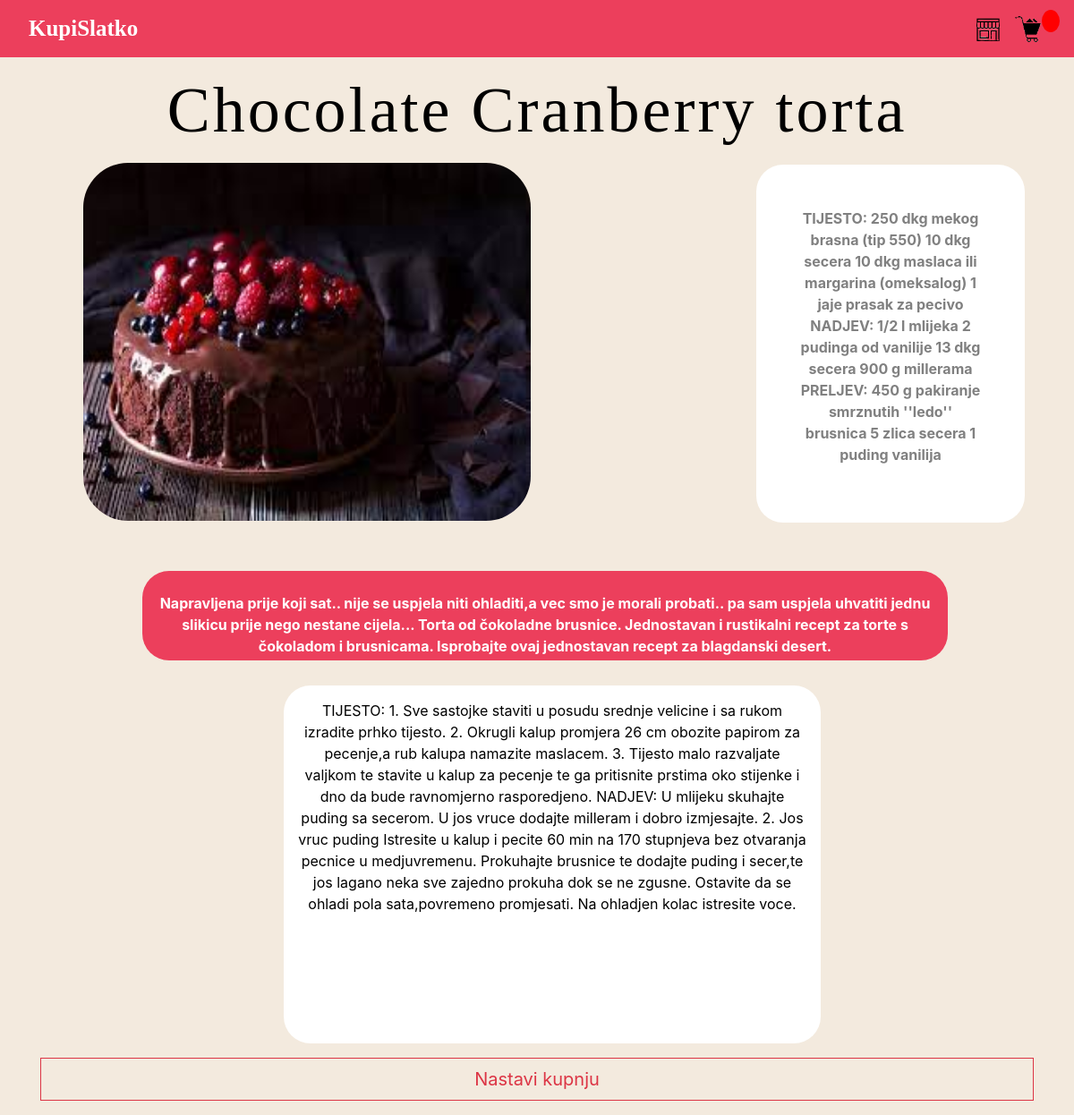
/vise/16, run on the app's committed database.
### aplikacija/models.py (models this page shows, shortened)
class Product(models.Model):
    name = models.CharField(max_length=50, null= True)
    price = models.FloatField()
    content = models.TextField(default= 0)
    priprema = models.TextField(default= 0)
    sastojci = models.TextField(default= 0)
    image = models.ImageField(null= True, blank= True)

### aplikacija/views.py (the view)
# urls.py: path("vise/<pk>", views.vise, name="vise"),
def vise(request,pk):
    product = Product.objects.get(pk=pk)
    return render(request, "aplikacija/vise.html", {"product":product})

### aplikacija/templates/aplikacija/vise.html (shortened to what this page needs)
{% extends 'aplikacija/index.html' %}
{% load static %}
{% block content %}
<div class = "container">
<h1 class = "naslov">{{product.name}}</h1>
<section >
    <img class="recept-slika" src="{{product.image.url}}" alt="">
</section>
<div class = "sastojci">{{product.sastojci}}</div>
<br>
<div class = "zanimljivosti">{{product.content}}</div>
<div class = "priprema">{{product.priprema}}</div>
<a class = "btn btn-outline-danger btn-lg btn-block nastavi" href="{% url 'trgovina' %}"> Nastavi kupnju</a>
</div>
{% endblock content %}

### static/css/main.css (style rules this page uses)
body { background-color: hsl(0, 0%, 98%); }
h1,h2,h3,h4,h5,h6 { color:hsl(0, 0%, 30%); }
.btn { border-radius: 0; }
body { background-color: rgb(243, 234, 222); }
* { box-sizing:border-box; }
body { filter: progid:DXImageTransform.Microsoft.gradient( startColorstr='#ffffff', endColorstr='#e1e8ed',GradientType=0 ); height: 100%; margin: 0; background-repeat: no-repeat; background-attachment: fixed; }
h1 { font-family: 'Kaushan Script', cursive; font-size:4em; letter-spacing:3px; color:#ec3f5c ; margin:0; margin-bottom:20px; }
@media (min-width:360px) { h1 { font-size:4.5em; } }
.sastojci { background-color: white; float: right; color:black; padding: 0.5rem 1rem; border-radius: 10px; font-weight: bold; }
.sastojci { background-color: white; float: right; color:gray; padding: 0.5rem 1rem; border-radius: 30px; font-weight: bold; width: 300px; height: 400px; text-align: center; position: absolute; top: 80px; margin-left: 50rem; padding: 3rem; margin-top: 6.5rem; }
.zanimljivosti { background-color: #ec3f5c; color: white; float: right; padding: 1.5rem 1rem; font-weight: bold; border-radius: 30px; margin-top: 2rem; width: 900px; height: 100px; text-align: center; margin-right: 6rem; }
.priprema { background-color: white; padding: 0.5rem 1rem; text-align: center; color:black; padding: 1rem 1rem; border-radius: 30px; margin-top: 2rem; width: 600px; height: 400px; margin-bottom: 1rem; margin-top: 10rem; margin-left: 17rem; box-shadow: #aaa 2cm; }
.recept-slika { width: 500px; height: 400px; border-radius: 50px; margin-left: 3rem; }
.naslov { font-family: Copperplate, Papyrus, fantasy, bold; text-align: center; margin-bottom: 1rem; margin-top: 1rem; color: black; }
.nastavi { margin-bottom: 1rem; }

### data on the page
Product: name "Chocolate Cranberry torta", image (picture), sastojci "TIJESTO: 250 dkg mekog brasna (tip 550) 10 dkg secera 10 dkg maslaca ili margarina (omeksalog) 1 jaje prasak za pecivo NADJEV: 1/2 l mlijeka 2 pudinga od vanilije 13 dkg secera 900 g millerama PRELJEV: 450 g pakiranje smrznutih ''ledo'' brusnica 5 zlica secera 1 puding vanilija", content "Napravljena prije koji sat.. nije se uspjela niti ohladiti,a vec smo je morali probati.. pa sam uspjela uhvatiti jednu slikicu prije nego nestane cijela... Torta od čokoladne brusnice. Jednostavan i rustikalni recept za torte s čokoladom i brusnicama. Isprobajte ovaj jednostavan recept za blagdanski desert.", priprema "TIJESTO: 1. Sve sastojke staviti u posudu srednje velicine i sa rukom izradite prhko tijesto. 2. Okrugli kalup promjera 26 cm obozite papirom za pecenje,a rub kalupa namazite maslacem. 3. Tijesto malo razvaljate valjkom te stavite u kalup za pecenje te ga pritisnite prstima oko stijenke i dno da bude ravnomjerno rasporedjeno. NADJEV: U mlijeku skuhajte puding sa secerom. U jos vruce dodajte milleram i dobro izmjesajte. 2. Jos vruc puding Istresite u kalup i pecite 60 min na 170 stupnjeva bez otvaranja pecnice u medjuvremenu. Prokuhajte brusnice te dodajte puding i secer,te jos lagano neka sve zajedno prokuha dok se ne zgusne. Ostavite da se ohladi pola sata,povremeno promjesati. Na ohladjen…"
